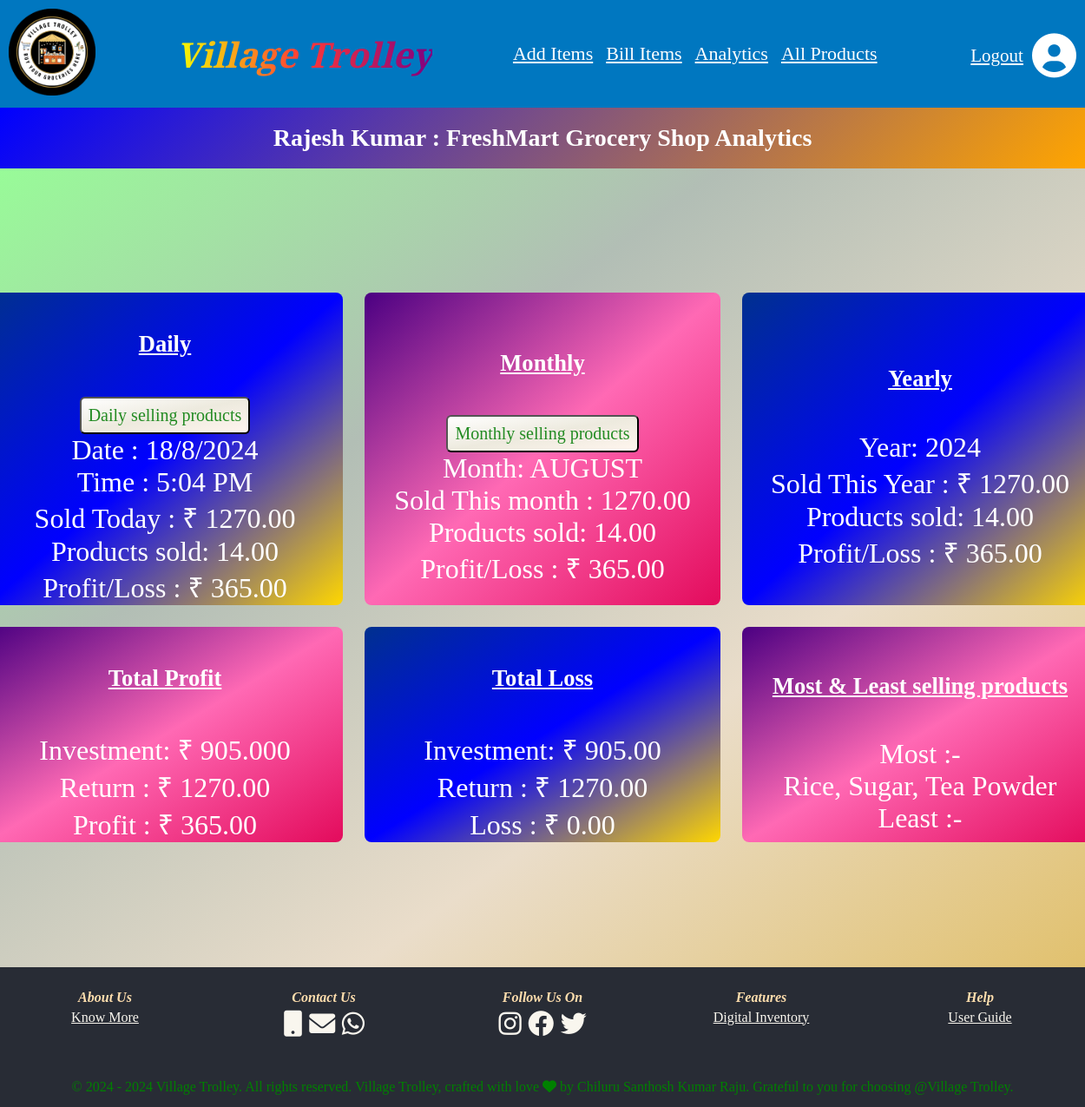
The app's page /shop_owner_analytics/12/ with its own data.
### shop_owner_registration_app/models.py (models this page shows, shortened)
class shop_owner_registration_model(models.Model):
    shop_owner_first_name = models.CharField(max_length=250,null=True)
    shop_owner_last_name = models.CharField(max_length=250,null=True)
    shop_owner_shop_name = models.CharField(max_length=250,null=True,unique=True)
    shop_owner_mail_id = models.EmailField(max_length=254,null=True,unique=True)
    shop_owner_phone_number = models.IntegerField(null=True,max_length=10,unique=True)
    shop_owner_street_address = models.CharField(max_length=1500,null=True)
    shop_owner_village_name = models.CharField(max_length=1500,null=True)
    shop_owner_mandal_name = models.CharField(max_length=1500,null=True)
    shop_owner_city_name = models.CharField(max_length=1500,null=True)
    shop_owner_state_name = models.CharField(max_length=1500,null=True)
    shop_owner_pincode = models.IntegerField(max_length=10,null=True)
    shop_owner_password = models.CharField( max_length=50,null=True)
    shop_owner_confirm_password = models.CharField( max_length=50,null=True)

### shop_owner_analytics_app/views.py (the view)
# urls.py: path('shop_owner_analytics/<int:shop_owner_id>/',views.shop_owner_analytics,name='shop_owner_analytics')
def shop_owner_analytics(request,shop_owner_id):
    shop_user_name = get_object_or_404(shop_owner_registration_model, pk=shop_owner_id)
    today = now().date()
    start_of_month = today.replace(day=1)
    start_of_year = today.replace(month=1, day=1)
    today_transactions = ProductTransaction.objects.filter(
        shop_owner=shop_user_name,
        search_date__date=today
    )
    monthly_transactions = ProductTransaction.objects.filter(
        shop_owner=shop_user_name,
        search_date__date__gte=start_of_month
    )
    yearly_transactions = ProductTransaction.objects.filter(
        shop_owner=shop_user_name,
        search_date__date__gte=start_of_year
    )
    total_sold_today = today_transactions.aggregate(total_amount=Sum('total_amount'))['total_amount'] or 0
    total_quantity_today = today_transactions.aggregate(total_quantity=Sum('quantity'))['total_quantity'] or 0
    total_buying_price_today = today_transactions.aggregate(total_buying_price=Sum('product_buying_price'))['total_buying_price'] or 0
    profit_or_loss_today = total_sold_today - total_buying_price_today
    total_sold_month = monthly_transactions.aggregate(total_amount=Sum('total_amount'))['total_amount'] or 0
    total_quantity_month = monthly_transactions.aggregate(total_quantity=Sum('quantity'))['total_quantity'] or 0
    total_buying_price_month = monthly_transactions.aggregate(total_buying_price=Sum('product_buying_price'))['total_buying_price'] or 0
    profit_or_loss_month = total_sold_month - total_buying_price_month
    total_sold_year = yearly_transactions.aggregate(total_amount=Sum('total_amount'))['total_amount'] or 0
    total_quantity_year = yearly_transactions.aggregate(total_quantity=Sum('quantity'))['total_quantity'] or 0
    total_buying_price_year = yearly_transactions.aggregate(total_buying_price=Sum('product_buying_price'))['total_buying_price'] or 0
    profit_or_loss_year = total_sold_year - total_buying_price_year
    total_investment = ProductTransaction.objects.filter(shop_owner=shop_user_name).aggregate(total_investment=Sum('product_buying_price'))['total_investment'] or 0
    total_return = ProductTransaction.objects.filter(shop_owner=shop_user_name).aggregate(total_return=Sum('total_amount'))['total_return'] or 0
    total_profit = total_return - total_investment
    total_loss = total_return - total_investment
    product_quantities = ProductTransaction.objects.filter(shop_owner=shop_user_name).values('product_name').annotate(
    total_quantity_sold=Sum('quantity')
    ).order_by('-total_quantity_sold')
    most_selling_products = product_quantities[:5]
    product_quantities_sorted_ascending = product_quantities.order_by('total_quantity_sold')
    least_selling_products = product_quantities_sorted_ascending[:5] if len(product_quantities_sorted_ascending) >= 5 else []
    most_selling_products_list = ', '.join(p['product_name'] for p in most_selling_products)
    least_selling_products_list = ', '.join(p['product_name'] for p in least_selling_products)
    context = { 'shop_owner_first_name': shop_user_name.shop_owner_first_name,
                'shop_owner_last_name': shop_user_name.shop_owner_last_name,
                'shop_owner_shop_name': shop_user_name.shop_owner_shop_name,
                'shop_owner_id': shop_owner_id,
                'total_sold_today': total_sold_today,
                'total_quantity_today': total_quantity_today,
                'profit_or_loss_today': profit_or_loss_today,
                'total_sold_month': total_sold_month,
                'total_quantity_month': total_quantity_month,
                'profit_or_loss_month': profit_or_loss_month,
                'total_sold_year': total_sold_year,
                'total_quantity_year': total_quantity_year,
                'profit_or_loss_year': profit_or_loss_year,
                'total_investment': total_investment,
                'total_return': total_return,
                'total_profit': total_profit if total_profit > 0 else 0,
                'total_loss': total_loss if total_loss < 0 else 0,
                'most_selling_products': most_selling_products_list,
                'least_selling_products': least_selling_products_list,
                }
    return render(request,'analytics.html',context)

### templates/analytics.html (shortened to what this page needs)
{% extends "base.html" %}
{% load static %}
{% block css %}
    <link rel="stylesheet" href="{% static 'analytics.css' %}">
    <link rel="stylesheet" href="https://cdnjs.cloudflare.com/ajax/libs/font-awesome/6.0.0-beta3/css/all.min.css">
{% endblock css%}
{% block content %}
<div class="gradient-background">
  <h1 class="data_header"> {{ shop_owner_first_name }} {{ shop_owner_last_name }} : {{ shop_owner_shop_name }} Shop Analytics</h1>
</div>
<section class="analitycs_section">
    <div class="analitics-box">
      <div>
        <h5><u>Daily</u></h5>
        <button class="DSPbu" onclick="redirectToProducts({{ shop_owner_id }})">Daily selling products</button>
        <p id="current-date"></p>
        <p id="current-time"></p>
        <p>Sold Today : ₹ {{ total_sold_today|floatformat:2 }} </p>
        <p>Products sold: {{ total_quantity_today|floatformat:2 }}</p>
        <p>Profit/Loss : ₹ {{ profit_or_loss_today|floatformat:2 }}</p>
      </div>
      <div>
        <h5><u>Monthly</u></h5>
        <button class="MSPbu" onclick="redirectToProducts({{ shop_owner_id }})">Monthly selling products</button>
        <p id="current-month"></p>
        <p>Sold This month : {{ total_sold_month|floatformat:2 }} </p>
        <p>Products sold: {{ total_quantity_month|floatformat:2 }}</p>
        <p>Profit/Loss : ₹ {{ profit_or_loss_month|floatformat:2 }}</p>
      </div>
      <div>
        <h5><u>Yearly</u></h5>
        <p id="current-year"></p>
        <p>Sold This Year : ₹ {{ total_sold_year|floatformat:2 }}</p>
        <p>Products sold: {{ total_quantity_year|floatformat:2 }}</p>
        <p>Profit/Loss : ₹ {{ profit_or_loss_year|floatformat:2 }}</p>
      </div>
      <div>
          <h5><u>Total Profit</u></h5>
          <p>Investment: ₹ {{ total_investment|floatformat:2 }}0</p>
          <p>Return : ₹ {{ total_return|floatformat:2 }}</p>
          <p>Profit : ₹ {{ total_profit|floatformat:2 }}</p>
      </div>
      <div>
        <h5><u>Total Loss</u></h5>
          <p>Investment: ₹ {{ total_investment|floatformat:2 }}</p>
          <p>Return : ₹ {{ total_return|floatformat:2 }}</p>
          <p>Loss : ₹ {{ total_loss|floatformat:2 }}</p>
      </div>
      <div>
        <h5> <u>Most & Least selling products</u></h5>
        <p>Most :- </p>
        <p>{{ most_selling_products }}</p>
        <p>Least :-{{ least_selling_products }}</p>
        </div>
    </div>
  </section>
  {% endblock %}

### static/analytics.css (style rules this page uses)
.analitycs_section { padding: 10px; margin: 0 auto; background: linear-gradient(to bottom right, #98FB98, #B2BEB5, #EADDCA, #E1C16E); max-width: 1600px; display: flex; justify-content: center; align-items: center; min-height: 900px; }
.analitics-box { display: grid; grid-gap: 25px; grid-template-columns: repeat(3, 410px); grid-auto-rows: auto; justify-content: center; }
.analitics-box > div { display: flex; justify-content: center; flex-direction: column; align-items: center; font-size: 2em; color: white; border-radius: 8px; background: linear-gradient(to bottom right, #4B0082,#FF69B4,#E30B5C); width: 410px; height: auto; font-family: American Typewriter; }
.analitics-box > div:nth-child(odd) { background: linear-gradient(to bottom right, #00308F, #0000FF,#FFD700 ); }
.analitics-box > div h6, .analitics-box > div p { text-align: center; margin: 0; }
.DSPbu { padding:8px; font-family: American Typewriter; border-radius:6px; background: linear-gradient(to bottom right, #FFFFFF, #EDEADE, #FFF5EE); color:#228B22; font-size:20px; }
.MSPbu { padding:8px; font-family: American Typewriter; border-radius:6px; background: linear-gradient(to bottom right, #FFFFFF, #EDEADE, #FFF5EE); color:#228B22; font-size:20px; }
.gradient-background { display: flex; justify-content: center; align-items: center; background: linear-gradient(135deg, blue, orange); }
.data_header { font-size: 28px; font-weight: bold; color: white; text-align: center; }

### records on screen
shop_owner_registration_model: shop_owner_first_name "Rajesh", shop_owner_last_name "Kumar", shop_owner_shop_name "FreshMart Grocery"

### other values on screen
{{ total_sold_today|floatformat:2 }} "1270.00"
{{ total_quantity_today|floatformat:2 }} "14.00"
{{ profit_or_loss_today|floatformat:2 }} "365.00"
{{ total_sold_month|floatformat:2 }} "1270.00"
{{ total_quantity_month|floatformat:2 }} "14.00"
{{ profit_or_loss_month|floatformat:2 }} "365.00"
{{ total_sold_year|floatformat:2 }} "1270.00"
{{ total_quantity_year|floatformat:2 }} "14.00"
{{ profit_or_loss_year|floatformat:2 }} "365.00"
{{ total_investment|floatformat:2 }} "905.00"
{{ total_return|floatformat:2 }} "1270.00"
{{ total_profit|floatformat:2 }} "365.00"
{{ total_loss|floatformat:2 }} "0.00"
{{ most_selling_products }} "Rice, Sugar, Tea Powder"
